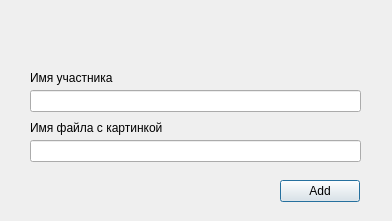
<?xml version="1.0" encoding="UTF-8"?>
<ui version="4.0">
 <class>AddParticipantDialog</class>
 <widget class="QDialog" name="AddParticipantDialog">
  <property name="geometry">
   <rect>
    <x>0</x>
    <y>0</y>
    <width>392</width>
    <height>221</height>
   </rect>
  </property>
  <property name="windowTitle">
   <string>Dialog</string>
  </property>
  <widget class="QLineEdit" name="participantNameEdit">
   <property name="geometry">
    <rect>
     <x>30</x>
     <y>90</y>
     <width>331</width>
     <height>22</height>
    </rect>
   </property>
  </widget>
  <widget class="QLineEdit" name="fileNameEdit">
   <property name="geometry">
    <rect>
     <x>30</x>
     <y>140</y>
     <width>331</width>
     <height>22</height>
    </rect>
   </property>
  </widget>
  <widget class="QLabel" name="label">
   <property name="geometry">
    <rect>
     <x>30</x>
     <y>70</y>
     <width>101</width>
     <height>16</height>
    </rect>
   </property>
   <property name="text">
    <string>Имя участника</string>
   </property>
  </widget>
  <widget class="QLabel" name="label_2">
   <property name="geometry">
    <rect>
     <x>30</x>
     <y>120</y>
     <width>161</width>
     <height>16</height>
    </rect>
   </property>
   <property name="text">
    <string>Имя файла с картинкой</string>
   </property>
  </widget>
  <widget class="QPushButton" name="addButton">
   <property name="geometry">
    <rect>
     <x>280</x>
     <y>180</y>
     <width>80</width>
     <height>22</height>
    </rect>
   </property>
   <property name="text">
    <string>Add</string>
   </property>
  </widget>
  <widget class="QLabel" name="validatorLabel">
   <property name="geometry">
    <rect>
     <x>30</x>
     <y>170</y>
     <width>161</width>
     <height>16</height>
    </rect>
   </property>
   <property name="styleSheet">
    <string notr="true">QLabel {color: rgb(170, 0, 0); }</string>
   </property>
   <property name="text">
    <string/>
   </property>
  </widget>
 </widget>
 <resources/>
 <connections/>
</ui>
